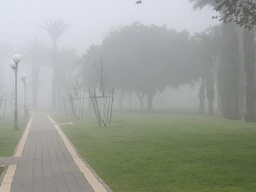
#> input picture Image dehazing using bilateral filter/Images/WhatsApp Image 2023-05-20 at 07.26.54 (1).jpeg, 256 x 192 px, shrunk from 1024 x 768 before the run; its folder holds only this picture in this run
$ python -i dehaze_algorithm.py   (imports and definitions only)
#> lines starting #> are read from the running program, lines starting #| are printed output that depends on the picture
#> further down, picture is the input picture: shape (192, 256, 3); mean B, G, R 150.1, 159, 154.6
"""
Fast image dehazing using guided joint bilateral filter — algorithm module.

Based on Xiao & Gan (Vis Comput, 2012). The method uses **two bilateral filters**
with different roles:

    1. Standard bilateral filter (``bilat_filter``)
       Input: dark-channel map W.
       Output: reference image R.
       Purpose: smooth texture in W while keeping depth edges, so R encodes
       where scene depth changes abruptly (object boundaries).

    2. Guided joint bilateral filter (``bilat_filter_joint``)
       Input: coarse atmospheric veil V, guided by reference R.
       Output: refined veil V_R.
       Purpose: smooth V, remove redundant texture, and restore depth jumps at
       edges using R. V_R is the transmission-related haze map used for recovery.

Full pipeline:
    1. W = min(B, G, R) — dark-channel proxy of the hazy image
    2. V = median-based coarse atmospheric veil (Tarel et al., Eq. 2)
    3. R = bilat_filter(W) — edge-preserving reference (paper Eq. 6)
    4. V_R = bilat_filter_joint(V, R) — refined veil (paper Eq. 7)
    5. A = estimate_atmospheric_light(I, W) — global airlight
    6. t = 1 - w * V_R / A — transmission map
    7. J = (I - A) / max(t, t0) + A — recovered scene radiance
    8. Optional LAB adaptive histogram equalization on L
"""

import cv2
import numpy as np
from scipy import ndimage
from skimage import exposure


def mouse_callback(event, x, y, flags, param):
    """Close OpenCV windows on right-click."""
    if event == cv2.EVENT_RBUTTONUP:
        cv2.destroyAllWindows()


def disp_img(img, title="img"):
    """Display an image in a separate OpenCV window (intermediate maps)."""
    display = img.copy()
    if display.dtype != np.uint8:
        peak = display.max()
        if peak > 0:
            display = (display / peak * 255).astype(np.uint8)
        else:
            display = display.astype(np.uint8)

    if len(display.shape) == 2:
        display = cv2.cvtColor(display, cv2.COLOR_GRAY2BGR)

    cv2.imshow(title, display)
    cv2.setWindowProperty(title, cv2.WND_PROP_TOPMOST, 1)
    cv2.setMouseCallback(title, mouse_callback)


def _to_uint8_gray(img):
    return np.clip(img, 0, 255).astype(np.uint8)


def adaptive_median_window(height, width):
    """
    Median-filter window size for the coarse veil V.

    Scales with image resolution so small images use smaller windows and
    large images avoid over-blurring depth edges.
    """
    size = int(np.floor(2 * max(height, width) / 50)) + 1
    return size if size % 2 == 1 else size + 1


def estimate_atmospheric_light(image_bgr, dark_channel):
    """
    Estimate global atmospheric light A (Sec. 3.2, He et al. style).

    Pick the brightest 0.2% dark-channel pixels, then take the brightest
    RGB intensity among those locations in the original hazy image.
    """
    num_pixels = max(int(np.floor(0.002 * dark_channel.size)), 1)
    flat_dark = dark_channel.ravel()
    top_idx = np.argpartition(flat_dark, -num_pixels)[-num_pixels:]
    pixels = image_bgr.reshape(-1, 3).astype(np.float64)[top_idx]
    return float(np.max(pixels))


def _median_filter_symmetric(image, kernel_size):
    """
    Median filter with symmetric padding.

    Used in step 2 to build the coarse atmospheric veil V from W (Tarel et al.).
    """
    pad = kernel_size // 2
    padded = np.pad(image, pad, mode="symmetric")
    filtered = ndimage.median_filter(padded, size=kernel_size, mode="nearest")
    return filtered[pad:-pad, pad:-pad]


def bilat_filter(input_image, radius, sigma_s, sigma_r, progress_callback=None):
    """
    Standard bilateral filter — first of the two bilateral stages (paper Eq. 3/6).

    Applied to the dark-channel map W to produce the reference image R.

    Purpose
    -------
    Edge-preserving smoothing of W: removes fine texture (brick patterns,
    foliage detail) but keeps large depth discontinuities. R is not used
    directly for dehazing; it guides the second filter so V_R respects
    object boundaries and avoids white fog halos around objects.

    Parameters
    ----------
    input_image : 2D array
        Typically W (min RGB channel).
    radius : int
        Spatial window half-size in pixels (GUI "Kernel").
    sigma_s : float
        Spatial Gaussian width; default 0.03 * min(height, width).
    sigma_r : float
        Range Gaussian width on intensity differences (GUI "Sigma_r").
    """
    rows, cols = input_image.shape
    output_image = np.zeros_like(input_image, dtype=np.float64)

    y_coords, x_coords = np.meshgrid(
        np.arange(-radius, radius + 1),
        np.arange(-radius, radius + 1),
        indexing="ij",
    )
    spatial_weights = np.exp(-(x_coords ** 2 + y_coords ** 2) / (2 * sigma_s ** 2))

    for i in range(rows):
        row_min = max(i - radius, 0)
        row_max = min(i + radius, rows - 1)
        for j in range(cols):
            col_min = max(j - radius, 0)
            col_max = min(j + radius, cols - 1)

            local_input = input_image[row_min:row_max + 1, col_min:col_max + 1]
            range_weights = np.exp(
                -(local_input - input_image[i, j]) ** 2 / (2 * sigma_r ** 2)
            )
            sw = spatial_weights[
                (row_min - i + radius):(row_max - i + radius + 1),
                (col_min - j + radius):(col_max - j + radius + 1),
            ]
            weights = sw * range_weights
            output_image[i, j] = np.sum(weights * local_input) / np.sum(weights)

        if progress_callback is not None:
            progress_callback((i + 1) / rows)

    return output_image


def bilat_filter_joint(
    input_image, guidance_image, radius, sigma_s, sigma_r, sigma_t,
    progress_callback=None,
):
    """
    Guided joint bilateral filter — second bilateral stage (paper Eq. 7).

    Filters the coarse atmospheric veil V while using reference R as guidance,
    producing the refined veil V_R used in the transmission map.

    Purpose
    -------
    Median filtering (step 2) yields a smooth but edge-blurred V. This filter:
      - keeps V smooth in regions of similar depth (spatial term f),
      - follows depth edges from R via g(R(x) - R(y)),
      - suppresses texture inconsistent with R via h(V(y) - R(y)).

    That combination removes leftover haze texture and restores sharp depth
    jumps, which is critical for correct transmission near object outlines.

    Parameters
    ----------
    input_image : 2D array
        Coarse atmospheric veil V.
    guidance_image : 2D array
        Reference R from ``bilat_filter(W, ...)``.
    radius, sigma_s : same as ``bilat_filter``.
    sigma_r : float
        Range width for guidance term g on R (GUI "Sigma_r").
    sigma_t : float
        Range width for correction term h on V(y) - R(y) (GUI "Sigma_t").
    """
    rows, cols = input_image.shape
    output_image = np.zeros_like(input_image, dtype=np.float64)

    y_coords, x_coords = np.meshgrid(
        np.arange(-radius, radius + 1),
        np.arange(-radius, radius + 1),
        indexing="ij",
    )
    spatial_weights = np.exp(-(x_coords ** 2 + y_coords ** 2) / (2 * sigma_s ** 2))

    for i in range(rows):
        row_min = max(i - radius, 0)
        row_max = min(i + radius, rows - 1)
        for j in range(cols):
            col_min = max(j - radius, 0)
            col_max = min(j + radius, cols - 1)

            local_input = input_image[row_min:row_max + 1, col_min:col_max + 1]
            local_guidance = guidance_image[row_min:row_max + 1, col_min:col_max + 1]

            guidance_weights = np.exp(
                -(local_guidance - guidance_image[i, j]) ** 2 / (2 * sigma_r ** 2)
            )
            correction_weights = np.exp(
                -(local_input - local_guidance) ** 2 / (2 * sigma_t ** 2)
            )
            sw = spatial_weights[
                (row_min - i + radius):(row_max - i + radius + 1),
                (col_min - j + radius):(col_max - j + radius + 1),
            ]
            weights = sw * guidance_weights * correction_weights
            output_image[i, j] = np.sum(weights * local_input) / np.sum(weights)

        if progress_callback is not None:
            progress_callback((i + 1) / rows)

    return output_image


def lab_adapthisteq(image_bgr):
    """
    Optional post-processing: CLAHE on the L channel in LAB space.

    Brightens local contrast after dehazing; not part of the core paper method.
    """
    lab = cv2.cvtColor(image_bgr, cv2.COLOR_BGR2LAB)
    l_channel = lab[:, :, 0].astype(np.float64) / 255.0
    l_eq = exposure.equalize_adapthist(
        l_channel, kernel_size=(8, 8), clip_limit=0.005,
    )
    lab[:, :, 0] = np.clip(l_eq * 255, 0, 255).astype(np.uint8)
    return cv2.cvtColor(lab, cv2.COLOR_LAB2BGR)


def dehaze(
    image,
    show_w=False,
    show_v=False,
    show_r=False,
    show_v_r=False,
    show_t=False,
    show_j=False,
    adapt_eq=False,
    progress_callback=None,
    radius=15,
    omega=None,
    sigma_s=None,
    sigma_r=20.0,
    sigma_t=20.0,
    p=0.95,
    w=0.95,
    t0=0.3,
):
    """
    Run the full dehazing pipeline (two bilateral filters + atmospheric model).

    Intermediate maps (GUI preview switches)
    ----------------------------------------
    W   : min(R,G,B) — dark-channel input to the pipeline.
    V   : coarse atmospheric veil after median filtering.
    R   : reference image after the **first** bilateral filter on W.
    V_R : refined veil after the **second** (guided joint) bilateral filter.
    t   : transmission map derived from V_R and airlight A.
    J   : recovered haze-free image.

    Key parameters
    --------------
    radius / omega : bilateral kernel size and median window (odd integers).
    sigma_r, sigma_t : range widths for the two bilateral stages (floats).
    w : haze retention in transmission (paper omega, default 0.95).
    p : coarse-veil strength from median step (default 0.95).
    t0 : minimum transmission to limit noise amplification (default 0.3).

    Returns
    -------
    dict with keys J, J_adapt, W, V, R, V_R, t, A.
    """
#> called with show_w = False, show_v = False, show_r = False, show_v_r = False, show_t = False, show_j = False, adapt_eq = False, radius = 15
    height, width = image.shape[:2]
#> height = 192; width = 256
    if sigma_s is None:
        sigma_s = 0.03 * min(height, width)
#> sigma_s = 5.76
    if omega is None:
        omega = adaptive_median_window(height, width)
#> omega = 11

    image_double = image.astype(np.float64)
    W = np.min(image_double, axis=2)

    B = _median_filter_symmetric(W, omega)
    C = B - _median_filter_symmetric(np.abs(W - B), omega)
#> call 2 of _median_filter_symmetric, with kernel_size = 11
#> in _median_filter_symmetric (call 2), `padded = np.pad(image, pad, mode="symmetric")`:
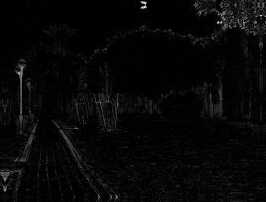
#> padded: shape (202, 266) float64; min 0, max 89, mean 2.7; drawn with min black and max white
#> in _median_filter_symmetric (call 2), `padded = np.pad(image, pad, mode="symmetric")`:
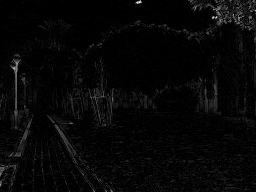
#> image: shape (192, 256) float64; min 0, max 89, mean 2.6; drawn with min black and max white
#> in _median_filter_symmetric (call 2), `return filtered[pad:-pad, pad:-pad]`:
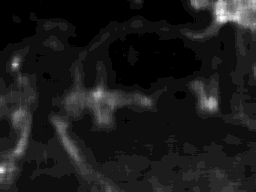
#> returned value: shape (192, 256) float64; min 0, max 18, mean 1.86; drawn with min black and max white
    V = np.maximum(np.minimum(p * C, W), 0)
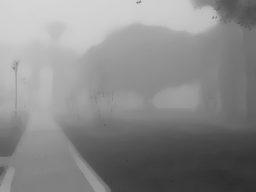
#> V: shape (192, 256) float64; min 41, max 214.7, mean 137.3

    def _progress(stage_frac, row_frac):
        if progress_callback is not None:
            progress_callback(0.5 * stage_frac + 0.5 * row_frac)

    r_progress = (lambda f: _progress(0, f)) if progress_callback else None
    vr_progress = (lambda f: _progress(1, f)) if progress_callback else None

    R = bilat_filter(W, radius, sigma_s, sigma_r, progress_callback=r_progress) # same as cv2.bilateralFilter(src, d, sigmaColor, sigmaSpace, borderType=cv2.BORDER_DEFAULT)
    V_R = bilat_filter_joint(
        V, R, radius, sigma_s, sigma_r, sigma_t, progress_callback=vr_progress,
    )

    A = max(estimate_atmospheric_light(image, W), 1.0)
#> in estimate_atmospheric_light, `top_idx = np.argpartition(flat_dark, -num_pixels)[-num_pixels:]`: top_idx = 98 values, max 14098 at index 49, min 15 at index 83, mean 897.8
#> in estimate_atmospheric_light, `pixels = image_bgr.reshape(-1, 3).astype(np.float64)[top_idx]`: pixels = 98 rows, first 8: [238, 229, 225], [237, 228, 225], [237, 228, 225], [237, 228, 225], [237, 228, 225], [237, 228, 225], [237, 228, 225], [237, 228, 225]
#> A = 239
    t = np.clip(1.0 - w * V_R / A, t0, 1.0)
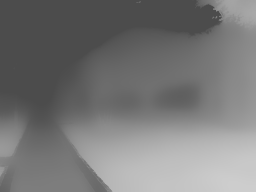
#> t: shape (192, 256) float64; min 0.3, max 0.807, mean 0.474

    J = np.zeros_like(image_double)
    t_safe = t
    for c in range(3):
        J[:, :, c] = (image_double[:, :, c] - A) / t_safe + A
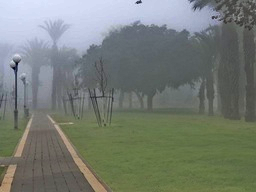
#> J: shape (192, 256, 3) float64; mean B, G, R 67.2, 77.4, 69.1; drawn with min black and max white
    J_uint8 = np.clip(J, 0, 255).astype(np.uint8)
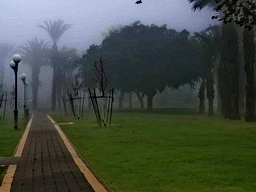
#> J_uint8: shape (192, 256, 3); mean B, G, R 66.8, 77, 68.7

    J_adapt = None
    if adapt_eq:
        J_adapt = lab_adapthisteq(J_uint8)

    if show_w:
        disp_img(_to_uint8_gray(W), title="W")
    if show_v:
        disp_img(_to_uint8_gray(V), title="V")
    if show_r:
        disp_img(_to_uint8_gray(R), title="R")
    if show_v_r:
        disp_img(_to_uint8_gray(V_R), title="V_R")
    if show_t:
        disp_img(t, title="depth image t")
    if show_j:
        disp_img(J_uint8, title="J")
        disp_img(image, title="Original")

    if adapt_eq and J_adapt is not None:
        disp_img(J_adapt, title="J_adaptEQ")

    return {
        "J": J_uint8,
        "J_adapt": J_adapt,
        "W": W,
        "V": V,
        "R": R,
        "V_R": V_R,
        "t": t,
        "A": A,
    }

>>> import cv2
>>> picture = cv2.imread('../Images/WhatsApp Image 2023-05-20 at 07.26.54 (1).jpeg')
>>> result = dehaze(picture)
#> result = 8 items

$ run again, on Image dehazing using bilateral filter/Images/WhatsApp Image 2023-05-20 at 07.26.54 (2).jpeg
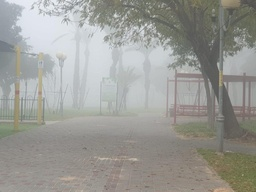
#> input picture Image dehazing using bilateral filter/Images/WhatsApp Image 2023-05-20 at 07.26.54 (2).jpeg, 256 x 192 px, shrunk from 1024 x 768 before the run
#> picture is the input picture: shape (192, 256, 3); mean B, G, R 149.8, 154.7, 154.7
#> in dehaze, `V = np.maximum(np.minimum(p * C, W), 0)`:
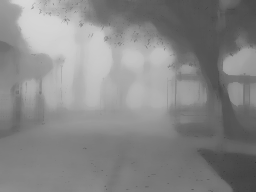
#> V: shape (192, 256) float64; min 54, max 216.6, mean 135.5
#> top_idx = 98 values, max 5697 at index 74, min 15 at index 39, mean 1470.3
#> pixels = 98 rows, first 8: [238, 234, 229], [240, 234, 229], [242, 233, 229], [240, 234, 229], [238, 234, 229], [242, 233, 229], [242, 233, 230], [243, 234, 230]
#> A = 245
#> in dehaze, `J_uint8 = np.clip(J, 0, 255).astype(np.uint8)`:
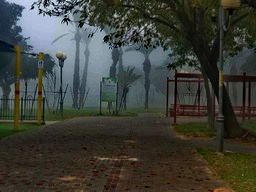
#> J_uint8: shape (192, 256, 3); mean B, G, R 56, 63.4, 61.6
#> result = 8 items

$ run again, on Image dehazing using bilateral filter/Images/00334.png
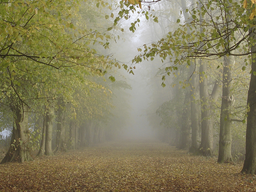
#> input picture Image dehazing using bilateral filter/Images/00334.png, 256 x 192 px, shrunk from 1024 x 768 before the run
#> picture is the input picture: shape (192, 256, 3); mean B, G, R 94.7, 127.1, 133.5
#> in dehaze, `V = np.maximum(np.minimum(p * C, W), 0)`:
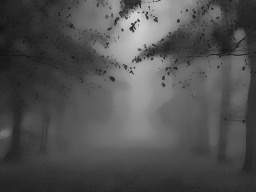
#> V: shape (192, 256) float64; min 17, max 208, mean 81.3
#> top_idx = 98 values, max 6283 at index 6, min 145 at index 74, mean 3322.4
#> pixels = 98 rows, first 8: [244, 236, 233], [242, 237, 233], [245, 238, 233], [240, 237, 233], [247, 236, 234], [245, 237, 234], [243, 239, 233], [244, 236, 234]
#> A = 255
#> in dehaze, `J_uint8 = np.clip(J, 0, 255).astype(np.uint8)`:
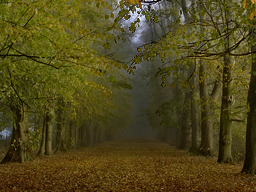
#> J_uint8: shape (192, 256, 3); mean B, G, R 26.9, 70.6, 79.2
#> result = 8 items

$ run again, on Image dehazing using bilateral filter/Images/2023-05-20_10h21_14.png
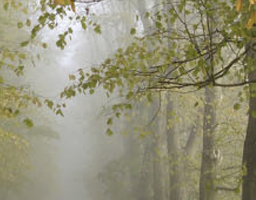
#> input picture Image dehazing using bilateral filter/Images/2023-05-20_10h21_14.png, 256 x 200 px, shrunk from 718 x 561 before the run
#> picture is the input picture: shape (200, 256, 3); mean B, G, R 122.3, 146.9, 149.9
#> top_idx = 102 values, max 9544 at index 14, min 806 at index 69, mean 4987.6
#> pixels = 102 rows, first 8: [238, 243, 239], [249, 245, 238], [246, 239, 238], [254, 244, 238], [251, 243, 238], [239, 240, 238], [246, 239, 238], [250, 241, 238]
#> A = 255
#> in dehaze, `J_uint8 = np.clip(J, 0, 255).astype(np.uint8)`:
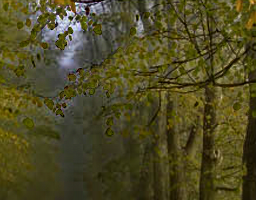
#> J_uint8: shape (200, 256, 3); mean B, G, R 36.7, 74.1, 78.5
#> result = 8 items
